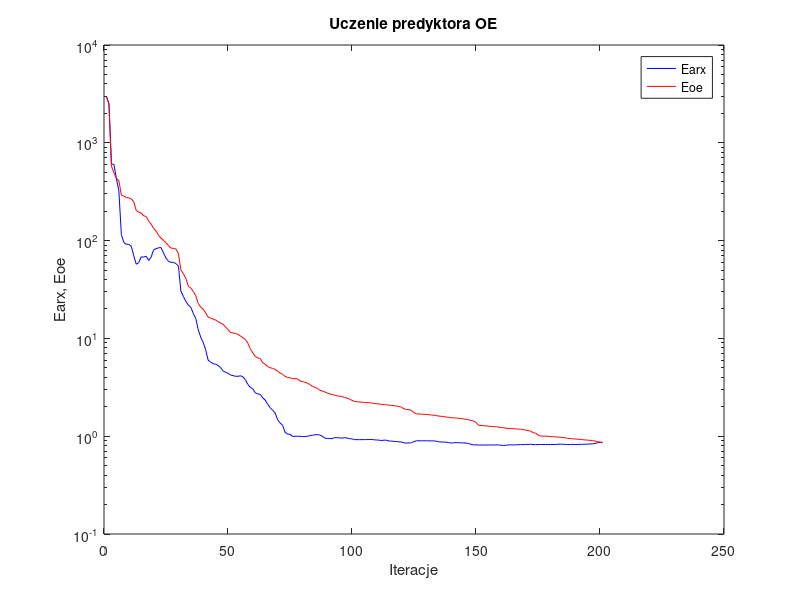
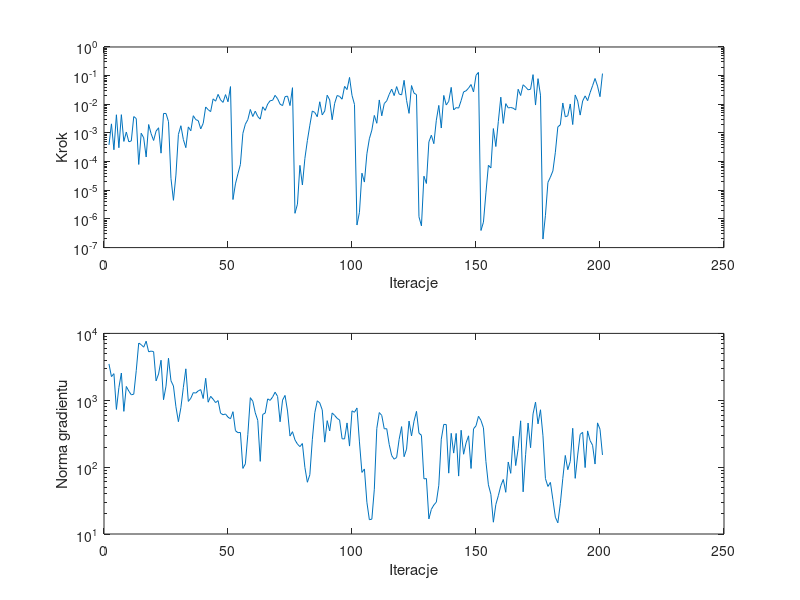

The MATLAB source for these figures, in order:
%uczenie predyktora oe
clear all;
n=0; farx(n+1)=2.950130e+003; foe(n+1)=2.981360e+003; wspucz(n+1)=0.000000e+000; ng(n+1)=0.000000e+000;
%odnowa zmiennej metryki
n=1; farx(n+1)=2.510196e+003; foe(n+1)=2.478939e+003; krok(n+1)=3.831728e-004; ng(n+1)=3.495046e+003;
n=2; farx(n+1)=6.086199e+002; foe(n+1)=5.792014e+002; krok(n+1)=2.075244e-003; ng(n+1)=2.257615e+003;
n=3; farx(n+1)=6.013142e+002; foe(n+1)=4.907378e+002; krok(n+1)=2.594055e-004; ng(n+1)=2.500576e+003;
n=4; farx(n+1)=4.305796e+002; foe(n+1)=4.340841e+002; krok(n+1)=4.312903e-003; ng(n+1)=7.292031e+002;
n=5; farx(n+1)=3.205880e+002; foe(n+1)=4.089434e+002; krok(n+1)=3.053102e-004; ng(n+1)=1.547941e+003;
n=6; farx(n+1)=1.152017e+002; foe(n+1)=2.918619e+002; krok(n+1)=4.346286e-003; ng(n+1)=2.555451e+003;
n=7; farx(n+1)=9.592266e+001; foe(n+1)=2.852407e+002; krok(n+1)=5.069434e-004; ng(n+1)=6.824488e+002;
n=8; farx(n+1)=9.168453e+001; foe(n+1)=2.758119e+002; krok(n+1)=1.078226e-003; ng(n+1)=1.608764e+003;
n=9; farx(n+1)=9.166772e+001; foe(n+1)=2.735612e+002; krok(n+1)=4.927090e-004; ng(n+1)=1.371061e+003;
n=10; farx(n+1)=8.760220e+001; foe(n+1)=2.663727e+002; krok(n+1)=5.260648e-004; ng(n+1)=1.206282e+003;
n=11; farx(n+1)=6.998963e+001; foe(n+1)=2.497977e+002; krok(n+1)=3.726829e-003; ng(n+1)=1.232742e+003;
n=12; farx(n+1)=5.727051e+001; foe(n+1)=2.029177e+002; krok(n+1)=3.190066e-003; ng(n+1)=2.775496e+003;
n=13; farx(n+1)=5.958605e+001; foe(n+1)=1.959291e+002; krok(n+1)=7.961977e-005; ng(n+1)=7.170116e+003;
n=14; farx(n+1)=6.823525e+001; foe(n+1)=1.913610e+002; krok(n+1)=9.796872e-004; ng(n+1)=6.779057e+003;
n=15; farx(n+1)=6.774880e+001; foe(n+1)=1.793218e+002; krok(n+1)=6.791933e-004; ng(n+1)=6.220239e+003;
n=16; farx(n+1)=6.921533e+001; foe(n+1)=1.764830e+002; krok(n+1)=1.450018e-004; ng(n+1)=7.646657e+003;
n=17; farx(n+1)=6.259392e+001; foe(n+1)=1.584878e+002; krok(n+1)=1.970836e-003; ng(n+1)=5.301785e+003;
n=18; farx(n+1)=6.771743e+001; foe(n+1)=1.470091e+002; krok(n+1)=9.413494e-004; ng(n+1)=5.437368e+003;
n=19; farx(n+1)=8.040783e+001; foe(n+1)=1.336411e+002; krok(n+1)=5.469456e-004; ng(n+1)=5.336706e+003;
n=20; farx(n+1)=8.272428e+001; foe(n+1)=1.251138e+002; krok(n+1)=1.158499e-003; ng(n+1)=1.949812e+003;
n=21; farx(n+1)=8.445795e+001; foe(n+1)=1.132125e+002; krok(n+1)=1.517951e-003; ng(n+1)=2.472189e+003;
n=22; farx(n+1)=8.488523e+001; foe(n+1)=1.060224e+002; krok(n+1)=1.973390e-004; ng(n+1)=3.969590e+003;
n=23; farx(n+1)=7.458675e+001; foe(n+1)=1.004193e+002; krok(n+1)=4.777659e-003; ng(n+1)=1.019143e+003;
n=24; farx(n+1)=6.638255e+001; foe(n+1)=9.517443e+001; krok(n+1)=4.795168e-003; ng(n+1)=1.624075e+003;
n=25; farx(n+1)=6.139475e+001; foe(n+1)=8.906828e+001; krok(n+1)=2.489082e-003; ng(n+1)=4.255426e+003;
%odnowa zmiennej metryki
n=26; farx(n+1)=5.999359e+001; foe(n+1)=8.392330e+001; krok(n+1)=2.605170e-005; ng(n+1)=1.960998e+003;
n=27; farx(n+1)=5.990768e+001; foe(n+1)=8.321181e+001; krok(n+1)=4.466032e-006; ng(n+1)=1.633457e+003;
n=28; farx(n+1)=5.816870e+001; foe(n+1)=8.212708e+001; krok(n+1)=3.388344e-005; ng(n+1)=8.002634e+002;
n=29; farx(n+1)=5.505164e+001; foe(n+1)=7.407237e+001; krok(n+1)=8.861138e-004; ng(n+1)=4.782181e+002;
n=30; farx(n+1)=3.037641e+001; foe(n+1)=5.017503e+001; krok(n+1)=1.788132e-003; ng(n+1)=7.741820e+002;
n=31; farx(n+1)=2.685427e+001; foe(n+1)=4.575530e+001; krok(n+1)=5.885427e-004; ng(n+1)=1.561431e+003;
n=32; farx(n+1)=2.395168e+001; foe(n+1)=4.111245e+001; krok(n+1)=3.070097e-004; ng(n+1)=2.951940e+003;
n=33; farx(n+1)=2.189180e+001; foe(n+1)=3.422183e+001; krok(n+1)=1.624224e-003; ng(n+1)=9.610172e+002;
n=34; farx(n+1)=2.081006e+001; foe(n+1)=3.272591e+001; krok(n+1)=1.191677e-003; ng(n+1)=1.071461e+003;
n=35; farx(n+1)=1.801331e+001; foe(n+1)=3.014436e+001; krok(n+1)=3.996730e-003; ng(n+1)=1.301310e+003;
n=36; farx(n+1)=1.597050e+001; foe(n+1)=2.741111e+001; krok(n+1)=2.918223e-003; ng(n+1)=1.280168e+003;
n=37; farx(n+1)=1.225613e+001; foe(n+1)=2.274832e+001; krok(n+1)=2.695374e-003; ng(n+1)=1.382116e+003;
n=38; farx(n+1)=1.029777e+001; foe(n+1)=2.088678e+001; krok(n+1)=1.387045e-003; ng(n+1)=1.442746e+003;
n=39; farx(n+1)=9.100348e+000; foe(n+1)=1.987324e+001; krok(n+1)=2.162140e-003; ng(n+1)=1.062203e+003;
n=40; farx(n+1)=7.649234e+000; foe(n+1)=1.816194e+001; krok(n+1)=8.073226e-003; ng(n+1)=2.130204e+003;
n=41; farx(n+1)=5.984681e+000; foe(n+1)=1.651035e+001; krok(n+1)=6.511197e-003; ng(n+1)=9.356874e+002;
n=42; farx(n+1)=5.722615e+000; foe(n+1)=1.614440e+001; krok(n+1)=5.548179e-003; ng(n+1)=1.145143e+003;
n=43; farx(n+1)=5.515997e+000; foe(n+1)=1.580103e+001; krok(n+1)=1.548166e-002; ng(n+1)=1.037698e+003;
n=44; farx(n+1)=5.447497e+000; foe(n+1)=1.539628e+001; krok(n+1)=1.284535e-002; ng(n+1)=9.228538e+002;
n=45; farx(n+1)=5.302614e+000; foe(n+1)=1.483055e+001; krok(n+1)=2.219272e-002; ng(n+1)=9.890536e+002;
n=46; farx(n+1)=5.024572e+000; foe(n+1)=1.435429e+001; krok(n+1)=1.428969e-002; ng(n+1)=6.405001e+002;
n=47; farx(n+1)=4.659674e+000; foe(n+1)=1.394519e+001; krok(n+1)=1.165868e-002; ng(n+1)=6.074107e+002;
n=48; farx(n+1)=4.499162e+000; foe(n+1)=1.311650e+001; krok(n+1)=2.178313e-002; ng(n+1)=6.230963e+002;
n=49; farx(n+1)=4.401363e+000; foe(n+1)=1.231260e+001; krok(n+1)=1.226153e-002; ng(n+1)=5.585176e+002;
n=50; farx(n+1)=4.224665e+000; foe(n+1)=1.149292e+001; krok(n+1)=4.152360e-002; ng(n+1)=5.283539e+002;
%odnowa zmiennej metryki
n=51; farx(n+1)=4.167797e+000; foe(n+1)=1.135387e+001; krok(n+1)=4.760421e-006; ng(n+1)=6.748460e+002;
n=52; farx(n+1)=4.102570e+000; foe(n+1)=1.123064e+001; krok(n+1)=1.672925e-005; ng(n+1)=3.510222e+002;
n=53; farx(n+1)=4.093843e+000; foe(n+1)=1.100970e+001; krok(n+1)=3.750283e-005; ng(n+1)=3.274277e+002;
n=54; farx(n+1)=4.155152e+000; foe(n+1)=1.059284e+001; krok(n+1)=7.964429e-005; ng(n+1)=3.305290e+002;
n=55; farx(n+1)=4.040233e+000; foe(n+1)=1.017481e+001; krok(n+1)=9.676779e-004; ng(n+1)=9.569326e+001;
n=56; farx(n+1)=3.787545e+000; foe(n+1)=9.754535e+000; krok(n+1)=2.027074e-003; ng(n+1)=1.120578e+002;
n=57; farx(n+1)=3.386194e+000; foe(n+1)=8.928689e+000; krok(n+1)=2.923005e-003; ng(n+1)=3.084156e+002;
n=58; farx(n+1)=3.154442e+000; foe(n+1)=7.837791e+000; krok(n+1)=6.607631e-003; ng(n+1)=1.093976e+003;
n=59; farx(n+1)=3.054407e+000; foe(n+1)=7.089032e+000; krok(n+1)=3.752448e-003; ng(n+1)=9.679229e+002;
n=60; farx(n+1)=2.770691e+000; foe(n+1)=6.529434e+000; krok(n+1)=5.770731e-003; ng(n+1)=6.487123e+002;
n=61; farx(n+1)=2.708039e+000; foe(n+1)=6.330702e+000; krok(n+1)=3.739948e-003; ng(n+1)=5.003274e+002;
n=62; farx(n+1)=2.672872e+000; foe(n+1)=6.219839e+000; krok(n+1)=3.040595e-003; ng(n+1)=1.219672e+002;
n=63; farx(n+1)=2.465572e+000; foe(n+1)=5.633977e+000; krok(n+1)=8.166461e-003; ng(n+1)=6.143076e+002;
n=64; farx(n+1)=2.342680e+000; foe(n+1)=5.434872e+000; krok(n+1)=6.130766e-003; ng(n+1)=6.431571e+002;
n=65; farx(n+1)=2.121354e+000; foe(n+1)=5.147925e+000; krok(n+1)=1.019133e-002; ng(n+1)=1.048814e+003;
n=66; farx(n+1)=1.959415e+000; foe(n+1)=5.024704e+000; krok(n+1)=1.333847e-002; ng(n+1)=9.964777e+002;
n=67; farx(n+1)=1.840827e+000; foe(n+1)=4.924637e+000; krok(n+1)=1.381076e-002; ng(n+1)=1.121960e+003;
n=68; farx(n+1)=1.729239e+000; foe(n+1)=4.831237e+000; krok(n+1)=2.055621e-002; ng(n+1)=1.321114e+003;
n=69; farx(n+1)=1.473862e+000; foe(n+1)=4.611754e+000; krok(n+1)=1.561084e-002; ng(n+1)=1.140115e+003;
n=70; farx(n+1)=1.366781e+000; foe(n+1)=4.419551e+000; krok(n+1)=1.012568e-002; ng(n+1)=4.767501e+002;
n=71; farx(n+1)=1.294493e+000; foe(n+1)=4.296609e+000; krok(n+1)=8.988693e-003; ng(n+1)=1.006455e+003;
n=72; farx(n+1)=1.102055e+000; foe(n+1)=4.096875e+000; krok(n+1)=1.846372e-002; ng(n+1)=1.181503e+003;
n=73; farx(n+1)=1.049558e+000; foe(n+1)=3.986248e+000; krok(n+1)=1.931884e-002; ng(n+1)=6.901908e+002;
n=74; farx(n+1)=1.047756e+000; foe(n+1)=3.950510e+000; krok(n+1)=9.019129e-003; ng(n+1)=2.916352e+002;
n=75; farx(n+1)=9.961988e-001; foe(n+1)=3.880157e+000; krok(n+1)=3.798141e-002; ng(n+1)=3.389933e+002;
%odnowa zmiennej metryki
n=76; farx(n+1)=9.966435e-001; foe(n+1)=3.873026e+000; krok(n+1)=1.572328e-006; ng(n+1)=2.557569e+002;
n=77; farx(n+1)=9.987331e-001; foe(n+1)=3.864565e+000; krok(n+1)=3.276595e-006; ng(n+1)=2.211427e+002;
n=78; farx(n+1)=9.976862e-001; foe(n+1)=3.668002e+000; krok(n+1)=7.395359e-005; ng(n+1)=2.027533e+002;
n=79; farx(n+1)=9.924327e-001; foe(n+1)=3.616278e+000; krok(n+1)=1.526516e-005; ng(n+1)=2.254183e+002;
n=80; farx(n+1)=9.916344e-001; foe(n+1)=3.556092e+000; krok(n+1)=1.289393e-004; ng(n+1)=9.927822e+001;
n=81; farx(n+1)=9.982993e-001; foe(n+1)=3.490384e+000; krok(n+1)=5.405350e-004; ng(n+1)=5.941198e+001;
n=82; farx(n+1)=1.012444e+000; foe(n+1)=3.379256e+000; krok(n+1)=1.861026e-003; ng(n+1)=7.693856e+001;
n=83; farx(n+1)=1.023670e+000; foe(n+1)=3.245246e+000; krok(n+1)=5.849663e-003; ng(n+1)=2.569010e+002;
n=84; farx(n+1)=1.033976e+000; foe(n+1)=3.154024e+000; krok(n+1)=5.172508e-003; ng(n+1)=6.522646e+002;
n=85; farx(n+1)=1.038455e+000; foe(n+1)=3.092446e+000; krok(n+1)=3.683227e-003; ng(n+1)=9.818315e+002;
n=86; farx(n+1)=1.026460e+000; foe(n+1)=2.947906e+000; krok(n+1)=1.226153e-002; ng(n+1)=9.117577e+002;
n=87; farx(n+1)=1.001418e+000; foe(n+1)=2.897873e+000; krok(n+1)=4.266621e-003; ng(n+1)=7.174728e+002;
n=88; farx(n+1)=9.559731e-001; foe(n+1)=2.841142e+000; krok(n+1)=5.829556e-003; ng(n+1)=2.364040e+002;
n=89; farx(n+1)=9.487021e-001; foe(n+1)=2.769969e+000; krok(n+1)=2.080275e-002; ng(n+1)=4.954356e+002;
n=90; farx(n+1)=9.472801e-001; foe(n+1)=2.696543e+000; krok(n+1)=1.420161e-002; ng(n+1)=3.476670e+002;
n=91; farx(n+1)=9.434468e-001; foe(n+1)=2.676487e+000; krok(n+1)=2.885366e-003; ng(n+1)=6.459495e+002;
n=92; farx(n+1)=9.691515e-001; foe(n+1)=2.629874e+000; krok(n+1)=1.078150e-002; ng(n+1)=5.937465e+002;
n=93; farx(n+1)=9.642570e-001; foe(n+1)=2.588314e+000; krok(n+1)=2.024365e-002; ng(n+1)=5.365911e+002;
n=94; farx(n+1)=9.617326e-001; foe(n+1)=2.563544e+000; krok(n+1)=1.883428e-002; ng(n+1)=5.065456e+002;
n=95; farx(n+1)=9.541650e-001; foe(n+1)=2.543645e+000; krok(n+1)=1.506159e-002; ng(n+1)=2.654862e+002;
n=96; farx(n+1)=9.674874e-001; foe(n+1)=2.485960e+000; krok(n+1)=4.226038e-002; ng(n+1)=2.640511e+002;
n=97; farx(n+1)=9.577815e-001; foe(n+1)=2.452502e+000; krok(n+1)=3.262119e-002; ng(n+1)=4.582297e+002;
n=98; farx(n+1)=9.421199e-001; foe(n+1)=2.390693e+000; krok(n+1)=8.662598e-002; ng(n+1)=2.064862e+002;
n=99; farx(n+1)=9.400834e-001; foe(n+1)=2.325879e+000; krok(n+1)=2.051314e-002; ng(n+1)=6.946794e+002;
n=100; farx(n+1)=9.227916e-001; foe(n+1)=2.266434e+000; krok(n+1)=9.879138e-003; ng(n+1)=6.612727e+002;
%odnowa zmiennej metryki
n=101; farx(n+1)=9.221687e-001; foe(n+1)=2.247952e+000; krok(n+1)=6.130457e-007; ng(n+1)=7.671133e+002;
n=102; farx(n+1)=9.216667e-001; foe(n+1)=2.240813e+000; krok(n+1)=1.695170e-006; ng(n+1)=2.382548e+002;
n=103; farx(n+1)=9.228116e-001; foe(n+1)=2.225870e+000; krok(n+1)=3.953838e-005; ng(n+1)=8.333171e+001;
n=104; farx(n+1)=9.227909e-001; foe(n+1)=2.213906e+000; krok(n+1)=1.934393e-005; ng(n+1)=9.391176e+001;
n=105; farx(n+1)=9.235175e-001; foe(n+1)=2.205034e+000; krok(n+1)=1.874208e-004; ng(n+1)=2.989029e+001;
n=106; farx(n+1)=9.248925e-001; foe(n+1)=2.199600e+000; krok(n+1)=6.275936e-004; ng(n+1)=1.635444e+001;
n=107; farx(n+1)=9.259076e-001; foe(n+1)=2.186028e+000; krok(n+1)=1.255187e-003; ng(n+1)=1.668536e+001;
n=108; farx(n+1)=9.181124e-001; foe(n+1)=2.160170e+000; krok(n+1)=4.089695e-003; ng(n+1)=4.676133e+001;
n=109; farx(n+1)=9.152640e-001; foe(n+1)=2.150088e+000; krok(n+1)=2.176076e-003; ng(n+1)=3.792649e+002;
n=110; farx(n+1)=9.106575e-001; foe(n+1)=2.131952e+000; krok(n+1)=1.417782e-002; ng(n+1)=6.549282e+002;
n=111; farx(n+1)=9.022360e-001; foe(n+1)=2.114524e+000; krok(n+1)=3.965892e-003; ng(n+1)=5.930472e+002;
n=112; farx(n+1)=9.129878e-001; foe(n+1)=2.103388e+000; krok(n+1)=1.058808e-002; ng(n+1)=3.745219e+002;
n=113; farx(n+1)=9.087472e-001; foe(n+1)=2.092124e+000; krok(n+1)=1.321526e-002; ng(n+1)=3.755418e+002;
n=114; farx(n+1)=8.925017e-001; foe(n+1)=2.079879e+000; krok(n+1)=2.223039e-002; ng(n+1)=2.186100e+002;
n=115; farx(n+1)=8.910124e-001; foe(n+1)=2.064634e+000; krok(n+1)=3.377395e-002; ng(n+1)=1.490853e+002;
n=116; farx(n+1)=8.850956e-001; foe(n+1)=2.053558e+000; krok(n+1)=2.011176e-002; ng(n+1)=1.314290e+002;
n=117; farx(n+1)=8.811222e-001; foe(n+1)=2.030291e+000; krok(n+1)=4.149438e-002; ng(n+1)=1.396706e+002;
n=118; farx(n+1)=8.743954e-001; foe(n+1)=2.011969e+000; krok(n+1)=2.284759e-002; ng(n+1)=2.602150e+002;
n=119; farx(n+1)=8.731129e-001; foe(n+1)=1.977128e+000; krok(n+1)=2.128042e-002; ng(n+1)=4.036477e+002;
n=120; farx(n+1)=8.528869e-001; foe(n+1)=1.902210e+000; krok(n+1)=6.864555e-002; ng(n+1)=1.432548e+002;
n=121; farx(n+1)=8.519524e-001; foe(n+1)=1.877097e+000; krok(n+1)=1.370811e-002; ng(n+1)=1.859422e+002;
n=122; farx(n+1)=8.526681e-001; foe(n+1)=1.868187e+000; krok(n+1)=4.829711e-003; ng(n+1)=4.884749e+002;
n=123; farx(n+1)=8.585157e-001; foe(n+1)=1.831790e+000; krok(n+1)=4.509055e-002; ng(n+1)=2.924174e+002;
n=124; farx(n+1)=8.803895e-001; foe(n+1)=1.743010e+000; krok(n+1)=2.452306e-002; ng(n+1)=4.859288e+002;
n=125; farx(n+1)=8.981207e-001; foe(n+1)=1.694184e+000; krok(n+1)=2.183177e-002; ng(n+1)=6.826676e+002;
%odnowa zmiennej metryki
n=126; farx(n+1)=8.977496e-001; foe(n+1)=1.684989e+000; krok(n+1)=1.187228e-006; ng(n+1)=3.223579e+002;
n=127; farx(n+1)=8.976415e-001; foe(n+1)=1.682323e+000; krok(n+1)=5.728741e-007; ng(n+1)=2.990634e+002;
n=128; farx(n+1)=8.971879e-001; foe(n+1)=1.674594e+000; krok(n+1)=3.098519e-005; ng(n+1)=6.682678e+001;
n=129; farx(n+1)=8.976026e-001; foe(n+1)=1.669807e+000; krok(n+1)=1.726474e-005; ng(n+1)=6.745344e+001;
n=130; farx(n+1)=8.971205e-001; foe(n+1)=1.662742e+000; krok(n+1)=4.896899e-004; ng(n+1)=1.682166e+001;
n=131; farx(n+1)=8.955879e-001; foe(n+1)=1.643618e+000; krok(n+1)=8.336543e-004; ng(n+1)=2.339575e+001;
n=132; farx(n+1)=8.955920e-001; foe(n+1)=1.640374e+000; krok(n+1)=4.228014e-004; ng(n+1)=2.713985e+001;
n=133; farx(n+1)=8.885072e-001; foe(n+1)=1.626869e+000; krok(n+1)=2.778799e-003; ng(n+1)=2.994346e+001;
n=134; farx(n+1)=8.762288e-001; foe(n+1)=1.605641e+000; krok(n+1)=9.146433e-003; ng(n+1)=5.357180e+001;
n=135; farx(n+1)=8.738606e-001; foe(n+1)=1.597889e+000; krok(n+1)=1.486486e-003; ng(n+1)=2.618915e+002;
n=136; farx(n+1)=8.709308e-001; foe(n+1)=1.585834e+000; krok(n+1)=2.038894e-002; ng(n+1)=4.353950e+002;
n=137; farx(n+1)=8.683188e-001; foe(n+1)=1.568391e+000; krok(n+1)=9.473853e-003; ng(n+1)=4.340536e+002;
n=138; farx(n+1)=8.591842e-001; foe(n+1)=1.560244e+000; krok(n+1)=1.269968e-002; ng(n+1)=8.131256e+001;
n=139; farx(n+1)=8.521426e-001; foe(n+1)=1.547396e+000; krok(n+1)=3.899500e-002; ng(n+1)=3.203801e+002;
n=140; farx(n+1)=8.576919e-001; foe(n+1)=1.540851e+000; krok(n+1)=6.349841e-003; ng(n+1)=1.621277e+002;
n=141; farx(n+1)=8.594383e-001; foe(n+1)=1.532891e+000; krok(n+1)=7.671715e-003; ng(n+1)=3.191904e+002;
n=142; farx(n+1)=8.570881e-001; foe(n+1)=1.525975e+000; krok(n+1)=7.366454e-003; ng(n+1)=7.348358e+001;
n=143; farx(n+1)=8.556274e-001; foe(n+1)=1.513552e+000; krok(n+1)=1.345640e-002; ng(n+1)=3.561858e+002;
n=144; farx(n+1)=8.551760e-001; foe(n+1)=1.499215e+000; krok(n+1)=2.710756e-002; ng(n+1)=1.559566e+002;
n=145; farx(n+1)=8.503013e-001; foe(n+1)=1.488350e+000; krok(n+1)=2.959713e-002; ng(n+1)=2.307070e+002;
n=146; farx(n+1)=8.412428e-001; foe(n+1)=1.472486e+000; krok(n+1)=3.678347e-002; ng(n+1)=2.940147e+002;
n=147; farx(n+1)=8.267869e-001; foe(n+1)=1.448696e+000; krok(n+1)=4.904612e-002; ng(n+1)=9.550659e+001;
n=148; farx(n+1)=8.124748e-001; foe(n+1)=1.428791e+000; krok(n+1)=2.693892e-002; ng(n+1)=3.741079e+002;
n=149; farx(n+1)=8.174723e-001; foe(n+1)=1.384498e+000; krok(n+1)=1.024273e-001; ng(n+1)=4.151965e+002;
n=150; farx(n+1)=8.125952e-001; foe(n+1)=1.295320e+000; krok(n+1)=1.300904e-001; ng(n+1)=5.757850e+002;
%odnowa zmiennej metryki
n=151; farx(n+1)=8.125589e-001; foe(n+1)=1.288210e+000; krok(n+1)=3.954795e-007; ng(n+1)=4.994219e+002;
n=152; farx(n+1)=8.127570e-001; foe(n+1)=1.282157e+000; krok(n+1)=7.705638e-007; ng(n+1)=3.873007e+002;
n=153; farx(n+1)=8.131369e-001; foe(n+1)=1.276280e+000; krok(n+1)=8.112714e-006; ng(n+1)=1.211901e+002;
n=154; farx(n+1)=8.130655e-001; foe(n+1)=1.264349e+000; krok(n+1)=7.457719e-005; ng(n+1)=5.437544e+001;
n=155; farx(n+1)=8.129149e-001; foe(n+1)=1.259447e+000; krok(n+1)=6.028324e-005; ng(n+1)=3.917056e+001;
n=156; farx(n+1)=8.131987e-001; foe(n+1)=1.250426e+000; krok(n+1)=1.424799e-003; ng(n+1)=1.501352e+001;
n=157; farx(n+1)=8.139046e-001; foe(n+1)=1.248691e+000; krok(n+1)=3.363588e-004; ng(n+1)=2.762941e+001;
n=158; farx(n+1)=8.152109e-001; foe(n+1)=1.243895e+000; krok(n+1)=2.501815e-003; ng(n+1)=3.739973e+001;
n=159; farx(n+1)=8.065491e-001; foe(n+1)=1.228031e+000; krok(n+1)=1.775074e-002; ng(n+1)=5.278560e+001;
n=160; farx(n+1)=8.055164e-001; foe(n+1)=1.222185e+000; krok(n+1)=2.156451e-003; ng(n+1)=6.541428e+001;
n=161; farx(n+1)=8.067177e-001; foe(n+1)=1.206508e+000; krok(n+1)=1.053841e-002; ng(n+1)=4.205613e+001;
n=162; farx(n+1)=8.154719e-001; foe(n+1)=1.201143e+000; krok(n+1)=7.479896e-003; ng(n+1)=1.192483e+002;
n=163; farx(n+1)=8.155839e-001; foe(n+1)=1.198791e+000; krok(n+1)=7.740832e-003; ng(n+1)=8.080598e+001;
n=164; farx(n+1)=8.149183e-001; foe(n+1)=1.193323e+000; krok(n+1)=7.342058e-003; ng(n+1)=2.898390e+002;
n=165; farx(n+1)=8.158000e-001; foe(n+1)=1.191295e+000; krok(n+1)=6.319511e-003; ng(n+1)=1.055474e+002;
n=166; farx(n+1)=8.182482e-001; foe(n+1)=1.182794e+000; krok(n+1)=3.350022e-002; ng(n+1)=1.897149e+002;
n=167; farx(n+1)=8.210101e-001; foe(n+1)=1.176511e+000; krok(n+1)=2.024365e-002; ng(n+1)=4.927610e+002;
n=168; farx(n+1)=8.203813e-001; foe(n+1)=1.169242e+000; krok(n+1)=4.799811e-002; ng(n+1)=4.271549e+001;
n=169; farx(n+1)=8.237791e-001; foe(n+1)=1.154014e+000; krok(n+1)=4.002904e-002; ng(n+1)=1.530863e+002;
n=170; farx(n+1)=8.250429e-001; foe(n+1)=1.141279e+000; krok(n+1)=3.207144e-002; ng(n+1)=4.564211e+002;
n=171; farx(n+1)=8.271920e-001; foe(n+1)=1.130149e+000; krok(n+1)=3.344126e-002; ng(n+1)=1.951322e+002;
n=172; farx(n+1)=8.211464e-001; foe(n+1)=1.087863e+000; krok(n+1)=1.084933e-001; ng(n+1)=6.257144e+002;
n=173; farx(n+1)=8.200609e-001; foe(n+1)=1.074719e+000; krok(n+1)=9.424758e-003; ng(n+1)=9.382220e+002;
n=174; farx(n+1)=8.204990e-001; foe(n+1)=1.030225e+000; krok(n+1)=7.846666e-002; ng(n+1)=4.436524e+002;
n=175; farx(n+1)=8.224816e-001; foe(n+1)=1.002252e+000; krok(n+1)=2.085765e-002; ng(n+1)=7.209275e+002;
%odnowa zmiennej metryki
n=176; farx(n+1)=8.224669e-001; foe(n+1)=1.001128e+000; krok(n+1)=1.985625e-007; ng(n+1)=2.941843e+002;
n=177; farx(n+1)=8.224711e-001; foe(n+1)=1.000835e+000; krok(n+1)=1.344676e-006; ng(n+1)=6.737305e+001;
n=178; farx(n+1)=8.220868e-001; foe(n+1)=9.982286e-001; krok(n+1)=1.886606e-005; ng(n+1)=5.140911e+001;
n=179; farx(n+1)=8.220295e-001; foe(n+1)=9.910132e-001; krok(n+1)=2.877521e-005; ng(n+1)=5.912632e+001;
n=180; farx(n+1)=8.220896e-001; foe(n+1)=9.884157e-001; krok(n+1)=4.738492e-005; ng(n+1)=3.261827e+001;
n=181; farx(n+1)=8.222543e-001; foe(n+1)=9.859289e-001; krok(n+1)=2.125792e-004; ng(n+1)=1.781556e+001;
n=182; farx(n+1)=8.272077e-001; foe(n+1)=9.793503e-001; krok(n+1)=1.636169e-003; ng(n+1)=1.469301e+001;
n=183; farx(n+1)=8.301367e-001; foe(n+1)=9.764438e-001; krok(n+1)=1.915637e-003; ng(n+1)=2.843976e+001;
n=184; farx(n+1)=8.272613e-001; foe(n+1)=9.686826e-001; krok(n+1)=1.111520e-002; ng(n+1)=6.782480e+001;
n=185; farx(n+1)=8.245652e-001; foe(n+1)=9.611152e-001; krok(n+1)=3.660956e-003; ng(n+1)=1.495391e+002;
n=186; farx(n+1)=8.208253e-001; foe(n+1)=9.516785e-001; krok(n+1)=3.966104e-003; ng(n+1)=9.153217e+001;
n=187; farx(n+1)=8.234019e-001; foe(n+1)=9.452813e-001; krok(n+1)=1.027811e-002; ng(n+1)=1.212827e+002;
n=188; farx(n+1)=8.245179e-001; foe(n+1)=9.420454e-001; krok(n+1)=1.965086e-003; ng(n+1)=3.809675e+002;
n=189; farx(n+1)=8.218318e-001; foe(n+1)=9.354543e-001; krok(n+1)=2.117616e-002; ng(n+1)=6.798323e+001;
n=190; farx(n+1)=8.233439e-001; foe(n+1)=9.317764e-001; krok(n+1)=1.299379e-002; ng(n+1)=1.515230e+002;
n=191; farx(n+1)=8.248539e-001; foe(n+1)=9.272339e-001; krok(n+1)=4.201739e-003; ng(n+1)=3.089509e+002;
n=192; farx(n+1)=8.263497e-001; foe(n+1)=9.218851e-001; krok(n+1)=1.301252e-002; ng(n+1)=3.315366e+002;
n=193; farx(n+1)=8.281610e-001; foe(n+1)=9.152016e-001; krok(n+1)=1.964862e-002; ng(n+1)=9.843334e+001;
n=194; farx(n+1)=8.297902e-001; foe(n+1)=9.124499e-001; krok(n+1)=1.339882e-002; ng(n+1)=3.482393e+002;
n=195; farx(n+1)=8.328080e-001; foe(n+1)=9.058496e-001; krok(n+1)=2.539936e-002; ng(n+1)=2.497029e+002;
n=196; farx(n+1)=8.359262e-001; foe(n+1)=9.012832e-001; krok(n+1)=4.438543e-002; ng(n+1)=2.127713e+002;
n=197; farx(n+1)=8.428906e-001; foe(n+1)=8.920368e-001; krok(n+1)=7.951813e-002; ng(n+1)=1.112123e+002;
n=198; farx(n+1)=8.564060e-001; foe(n+1)=8.797504e-001; krok(n+1)=4.321748e-002; ng(n+1)=4.590095e+002;
n=199; farx(n+1)=8.641600e-001; foe(n+1)=8.718148e-001; krok(n+1)=1.846205e-002; ng(n+1)=3.687889e+002;
n=200; farx(n+1)=8.692323e-001; foe(n+1)=8.517838e-001; krok(n+1)=1.181740e-001; ng(n+1)=1.521470e+002;

figure; semilogy(farx,'b'); hold on; semilogy(foe,'r'); xlabel('Iteracje'); ylabel('Earx, Eoe'); legend('Earx','Eoe'); title('Uczenie predyktora OE');
figure; subplot(2,1,1); semilogy(krok); xlabel('Iteracje'); ylabel('Krok');
subplot(2,1,2); semilogy(ng); xlabel('Iteracje'); ylabel('Norma gradientu');
Earx=farx(n+1)
Eoe=foe(n+1)
